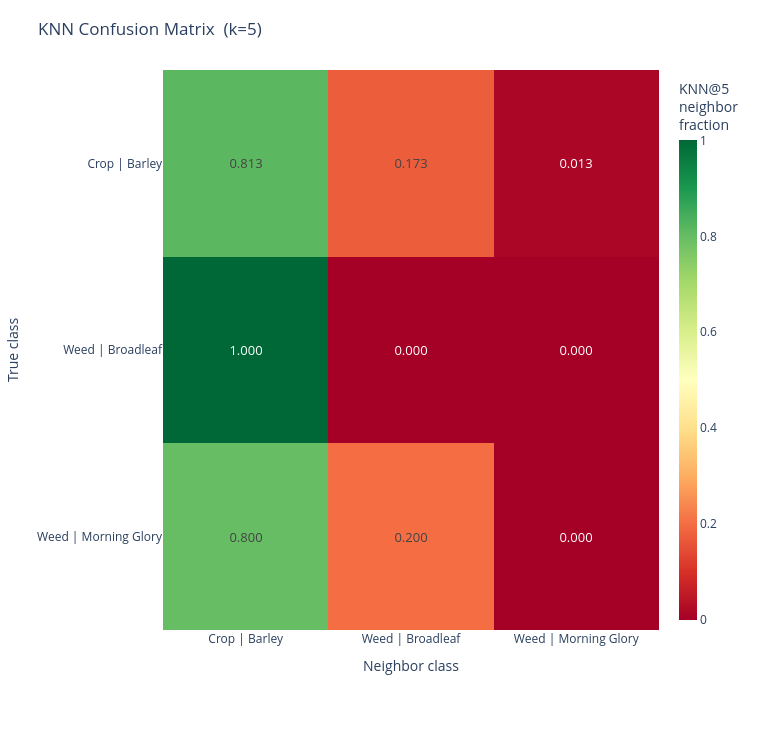

Source (notebook cell):
### Code cell
plot_knn_confusion(result, k=5, output_path=None)

### Figure 1 — Plotly figure (JSON) as saved in the notebook; plotly's stock layout.template omitted (floating-point values rounded to 4 significant figures)
{"data": [{"colorbar": {"thickness": 18, "title": {"text": "KNN@5<br>neighbor<br>fraction"}}, "colorscale": [[0.0, "rgb(165,0,38)"], [0.1, "rgb(215,48,39)"], [0.2, "rgb(244,109,67)"], [0.3, "rgb(253,174,97)"], [0.4, "rgb(254,224,139)"], [0.5, "rgb(255,255,191)"], [0.6, "rgb(217,239,139)"], [0.7, "rgb(166,217,106)"], [0.8, "rgb(102,189,99)"], [0.9, "rgb(26,152,80)"], [1.0, "rgb(0,104,55)"]], "hovertemplate": "True class: <b>%{y}</b><br>Neighbor class: <b>%{x}</b><br>Fraction: %{z:.4f}<extra></extra>", "text": [["0.813", "0.173", "0.013"], ["1.000", "0.000", "0.000"], ["0.800", "0.200", "0.000"]], "textfont": {"size": 13}, "texttemplate": "%{text}", "type": "heatmap", "x": ["Crop | Barley", "Weed | Broadleaf", "Weed | Morning Glory"], "y": ["Crop | Barley", "Weed | Broadleaf", "Weed | Morning Glory"], "z": [[0.8133, 0.1733, 0.01333], [1.0, 0.0, 0.0], [0.8, 0.2, 0.0]], "zmax": 1.0, "zmin": 0.0}], "layout": {"height": 730, "margin": {"b": 100, "l": 120, "r": 60, "t": 70}, "paper_bgcolor": "white", "plot_bgcolor": "white", "title": {"font": {"size": 17}, "text": "KNN Confusion Matrix  (k=5)"}, "width": 760, "xaxis": {"side": "bottom", "tickfont": {"size": 12}, "title": {"text": "Neighbor class"}}, "yaxis": {"autorange": "reversed", "tickfont": {"size": 12}, "title": {"text": "True class"}}}}
